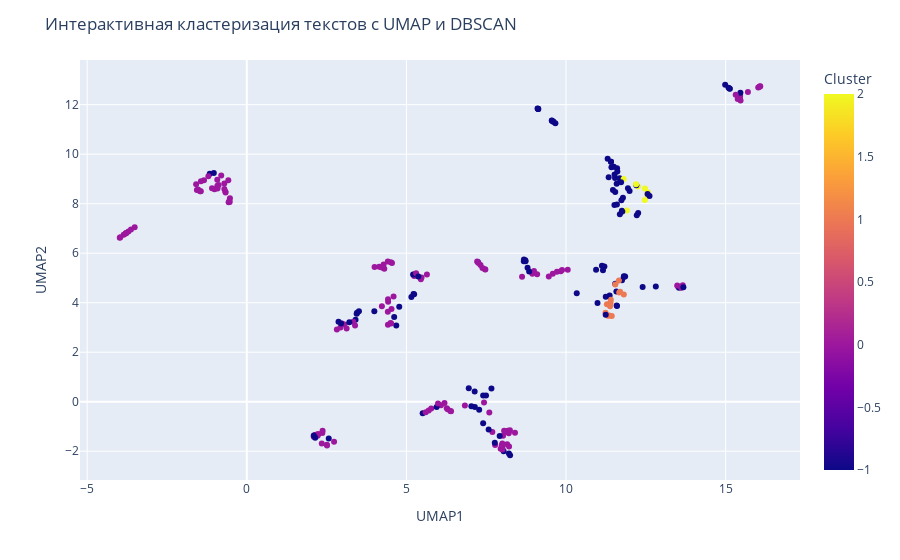

The notebook cell this image was saved under:
### Code cell
import plotly.express as px
import umap
import pandas as pd

# Уменьшение размерности до 2D для визуализации с использованием UMAP
reducer = umap.UMAP(n_neighbors=5, min_dist=0.1, n_components=2, random_state=42)
embeddings_2d = reducer.fit_transform(embeddings)

# Добавляем результаты UMAP в датафрейм
df['UMAP1'] = embeddings_2d[:, 0]
df['UMAP2'] = embeddings_2d[:, 1]
df['Cluster'] = cluster_labels  # предполагаем, что cluster_labels уже определены

# Построение интерактивного scatter plot с Plotly
fig = px.scatter(
    df, x='UMAP1', y='UMAP2',
    color='Cluster',
    hover_data={'Очищенный текст': True, 'UMAP1': False, 'UMAP2': False, 'Cluster': True}
)

# Настройка графика
fig.update_layout(
    title="Интерактивная кластеризация текстов с UMAP и DBSCAN",
    xaxis_title="UMAP1",
    yaxis_title="UMAP2"
)

fig.show()

### Figure 1 — Plotly figure (JSON) as saved in the notebook; plotly's stock layout.template omitted (floating-point values rounded to 4 significant figures; data arrays with more than 128 entries replaced by an {"elided": "..."} marker saying what was removed)
{"data": [{"customdata": {"elided": "269x2 mixed values"}, "hovertemplate": "Очищенный текст=%{customdata[0]}<br>Cluster=%{marker.color}<extra></extra>", "legendgroup": "", "marker": {"color": {"elided": "269 int values"}, "coloraxis": "coloraxis", "symbol": "circle"}, "mode": "markers", "name": "", "orientation": "v", "showlegend": false, "type": "scatter", "x": {"elided": "269 float values"}, "xaxis": "x", "y": {"elided": "269 float values"}, "yaxis": "y"}], "layout": {"coloraxis": {"colorbar": {"title": {"text": "Cluster"}}, "colorscale": [[0, "#0d0887"], [0.1111, "#46039f"], [0.2222, "#7201a8"], [0.3333, "#9c179e"], [0.4444, "#bd3786"], [0.5556, "#d8576b"], [0.6667, "#ed7953"], [0.7778, "#fb9f3a"], [0.8889, "#fdca26"], [1, "#f0f921"]]}, "legend": {"tracegroupgap": 0}, "margin": {"t": 60}, "title": {"text": "Интерактивная кластеризация текстов с UMAP и DBSCAN"}, "xaxis": {"anchor": "y", "domain": [0, 1], "title": {"text": "UMAP1"}}, "yaxis": {"anchor": "x", "domain": [0, 1], "title": {"text": "UMAP2"}}}}
